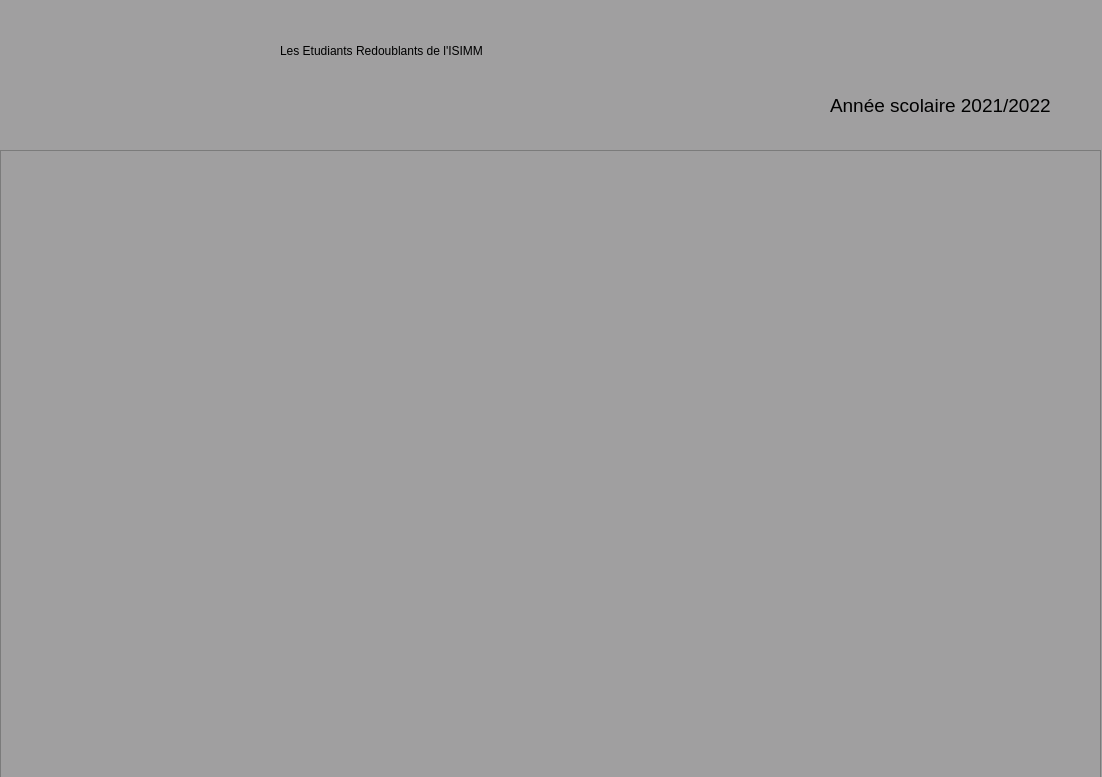
<?xml version="1.0" encoding="UTF-8"?>
<ui version="4.0">
 <class>Dialog</class>
 <widget class="QDialog" name="Dialog">
  <property name="geometry">
   <rect>
    <x>0</x>
    <y>0</y>
    <width>1102</width>
    <height>777</height>
   </rect>
  </property>
  <property name="windowTitle">
   <string>Dialog</string>
  </property>
  <property name="styleSheet">
   <string notr="true">font: 75 12pt &quot;Arial&quot;;background-color:#A09FA0;</string>
  </property>
  <widget class="QLabel" name="label">
   <property name="geometry">
    <rect>
     <x>830</x>
     <y>90</y>
     <width>221</width>
     <height>31</height>
    </rect>
   </property>
   <property name="font">
    <font>
     <family>MS Shell Dlg 2</family>
     <pointsize>14</pointsize>
     <weight>50</weight>
     <italic>false</italic>
     <bold>false</bold>
    </font>
   </property>
   <property name="styleSheet">
    <string notr="true">font: 14pt &quot;MS Shell Dlg 2&quot;;</string>
   </property>
   <property name="text">
    <string>Année scolaire 2021/2022</string>
   </property>
  </widget>
  <widget class="QLabel" name="label_10">
   <property name="geometry">
    <rect>
     <x>280</x>
     <y>30</y>
     <width>491</width>
     <height>41</height>
    </rect>
   </property>
   <property name="layoutDirection">
    <enum>Qt::LeftToRight</enum>
   </property>
   <property name="styleSheet">
    <string notr="true">font: 75 22pt &quot;MS Shell Dlg 2&quot;;</string>
   </property>
   <property name="text">
    <string>Les Etudiants Redoublants de l'ISIMM</string>
   </property>
  </widget>
  <widget class="QTableView" name="tableView">
   <property name="geometry">
    <rect>
     <x>0</x>
     <y>150</y>
     <width>1101</width>
     <height>631</height>
    </rect>
   </property>
  </widget>
 </widget>
 <resources/>
 <connections/>
</ui>
